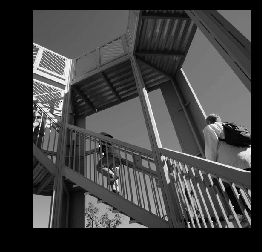
#> input picture week1/stairs.png, 262 x 252 px, found by its file name
$ python pooling_demo.py
#> lines starting #> are read from the running program, lines starting #| are printed output that depends on the picture
import cv2
import numpy as np
import matplotlib.pyplot as plt

# Load grayscale image
image = cv2.imread("week1/stairs.png", cv2.IMREAD_GRAYSCALE)
#> image is the input picture: shape (252, 262); min 0, max 255, mean 62.9

if image is None:
    print("Image not found!")
    exit()

# Convert to int32 (prevents overflow during convolution)
image = image.astype(np.int32)

# Copy image
i_transformed = np.copy(image)

size_x = image.shape[0]
#> size_x = 252
size_y = image.shape[1]
#> size_y = 262

# Horizontal Edge Detection Filter (Sobel Y)
filter = [
    [-1, -2, -1],
    [ 0,  0,  0],
    [ 1,  2,  1]
]

weight = 1

# ------------------------
# Apply Convolution
# ------------------------

for x in range(1, size_x - 1):
    for y in range(1, size_y - 1):

        output_pixel = 0.0

        output_pixel += image[x-1, y-1] * filter[0][0]
        output_pixel += image[x,   y-1] * filter[0][1]
        output_pixel += image[x+1, y-1] * filter[0][2]

        output_pixel += image[x-1, y] * filter[1][0]
        output_pixel += image[x,   y] * filter[1][1]
        output_pixel += image[x+1, y] * filter[1][2]

        output_pixel += image[x-1, y+1] * filter[2][0]
        output_pixel += image[x,   y+1] * filter[2][1]
        output_pixel += image[x+1, y+1] * filter[2][2]

        output_pixel *= weight

        output_pixel = max(0, min(255, output_pixel))

        i_transformed[x, y] = output_pixel
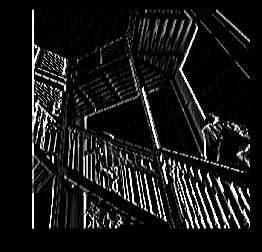
#> i_transformed: shape (252, 262) int32; min 0, max 255, mean 23.8

# ------------------------
# Show Convolution Output
# ------------------------

plt.figure(figsize=(6,6))
plt.imshow(i_transformed, cmap="gray")
plt.title("After Convolution")
plt.axis("off")
plt.show()

# ------------------------
# Max Pooling
# ------------------------

new_x = size_x // 2
#> new_x = 126
new_y = size_y // 2
#> new_y = 131

newImage = np.zeros((new_x, new_y))

for x in range(0, size_x - 1, 2):
    for y in range(0, size_y - 1, 2):

        pixels = [
            i_transformed[x, y],
            i_transformed[x+1, y],
            i_transformed[x, y+1],
            i_transformed[x+1, y+1]
        ]

        newImage[x//2, y//2] = max(pixels)
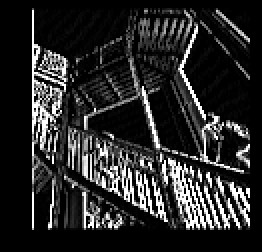
#> newImage: shape (126, 131) float64 (shown 2 times larger); min 0, max 255, mean 41.3

# ------------------------
# Show Pooling Result
# ------------------------

plt.figure(figsize=(6,6))
plt.imshow(newImage, cmap="gray")
plt.title("After Max Pooling")
plt.axis("off")
plt.show()
